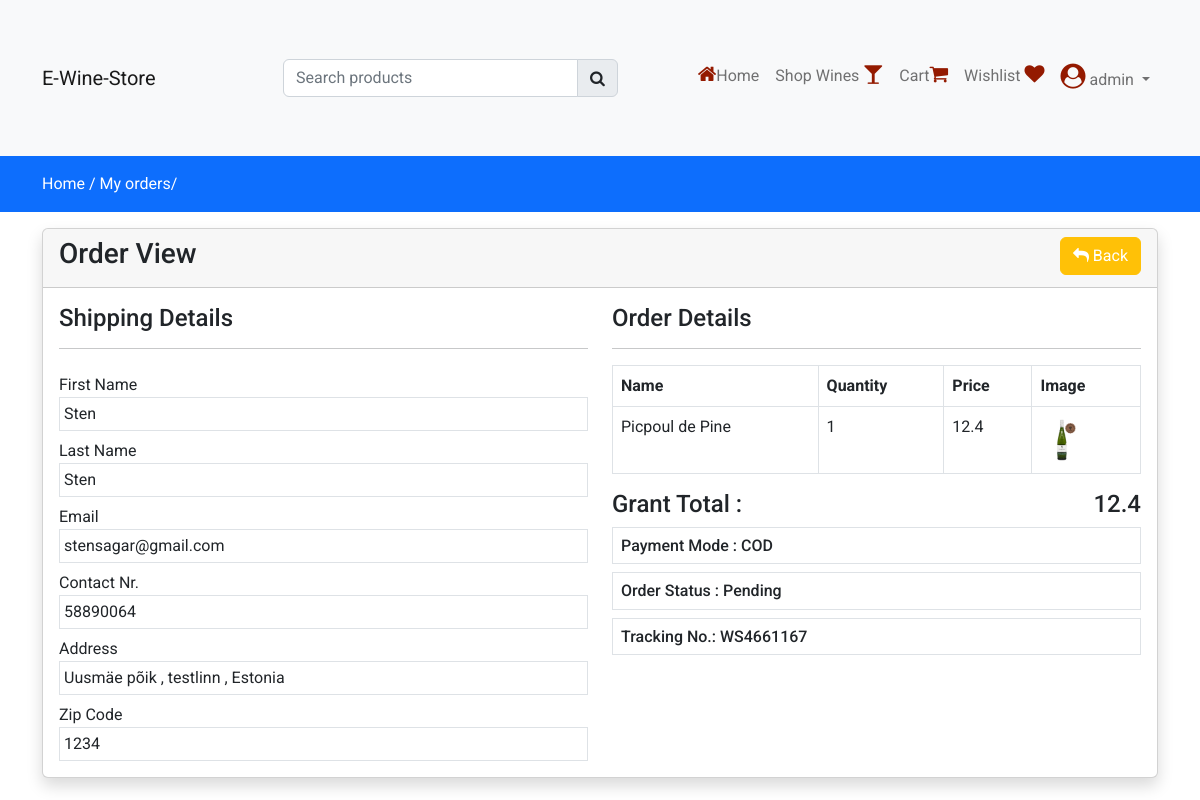
Screenshot of /view-order/WS4661167 (signed in) with the database file from the repository.
### store/models.py (models this page shows, shortened)
class Order(models.Model):
    user = models.ForeignKey(User, on_delete=models.CASCADE)
    fname = models.CharField(max_length=150, null=False)
    lname = models.CharField(max_length=150, null=False)
    email = models.CharField(max_length=150, null=False)
    phone = models.CharField(max_length=150, null=False)
    address = models.TextField(null=False)
    city = models.CharField(max_length=150, null=False)
    country = models.CharField(max_length=150, null=False)
    pincode = models.CharField(max_length=150, null=False)
    total_price = models.FloatField(null=False)
    payment_mode = models.CharField(max_length=150, null=False)
    payment_id = models.CharField(max_length=250, null=True)
    orderstatuses = (
        ('Pending', 'Pending'),
        ('Out for Shipping', 'Out for Shipping'),
        ('Completed', 'Completed'),
    )
    status = models.CharField(max_length=150, choices=orderstatuses, default='Pending')
    message = models.TextField(null=True)
    tracking_no = models.CharField(max_length=250, null=True)
    created_at = models.DateTimeField(auto_now_add=True)
    updated_at = models.DateTimeField(auto_now=True)

class OrderItem(models.Model):
    order = models.ForeignKey(Order, on_delete=models.CASCADE)
    product = models.ForeignKey(Product, on_delete=models.CASCADE)
    price = models.FloatField(null=False)
    quantity = models.IntegerField(null=False)

class Product(models.Model):
    category = models.ForeignKey(Category, on_delete=models.CASCADE)
    slug = models.CharField(max_length=150, null=False, blank=False)
    name = models.CharField(max_length=150, null=False, blank=False)
    product_image = models.ImageField(upload_to=get_file_path, null=True, blank=True)
    small_description = models.CharField(max_length=500, null=False, blank=False)
    quantity = models.IntegerField(null=False, blank=False)
    description = models.TextField(max_length=500, null=False, blank=False)
    original_price = models.FloatField(null=False, blank=False)
    selling_price = models.FloatField(null=False, blank=False)
    status = models.BooleanField(default=False, help_text="0=default, 1=Hidden")
    trending = models.BooleanField(default=False, help_text="0=default, 1=Trending")
    tag = models.CharField(max_length=150, null=False, blank=False)
    meta_title = models.CharField(max_length=150, null=False, blank=False)
    meta_keywords = models.CharField(max_length=150, null=False, blank=False)
    meta_description = models.CharField(max_length=500, null=False, blank=False)
    created_at = models.DateTimeField(auto_now=True)

### store/controller/order.py (the view)
# urls.py: path('view-order/<str:t_no>', order.vieworder, name="orderview"),
def vieworder(request, t_no):
    order = Order.objects.filter(tracking_no=t_no).filter(user=request.user).first()
    orderitems = OrderItem.objects.filter(order=order)
    context = {'order': order, 'orderitems': orderitems}
    return render(request, "store/orders/view.html", context)

### store/templates/store/orders/view.html
{% extends 'store/layouts/main.html' %}
{% block content %}
<div class="py-3 bg-primary" xmlns="http://www.w3.org/1999/html">
      <div class="container">
          <a class="text-white" href="{% url 'home' %}"> Home /</a>
          <a class="text-white" href="{% url 'myorders' %}"> My orders/</a>
      </div>
    </div>
    <div class="container my-3">
          <div class="row">
              <div class="col-md-12">
                <div class="card shadow ">
                      <div class="card-header ">
                        <h3 class="mb=0"> Order View
                            <a href="{% url 'myorders' %}" class="btn btn-warning float-end text-white"> <i class = "fa fa-reply"> </i> Back </a>
                        </h3>
                      </div>
                    <div class="card-body">
                        <div class="row">
                            <div class="col-md-6">
                              <h4>Shipping Details</h4>
                              <hr>
                              <label class="mt-2">First Name</label>
                              <div class="border p-1">{{ order.fname }}</div>
                              <label class="mt-2">Last Name</label>
                              <div class="border p-1">{{ order.lname }}</div>
                              <label class="mt-2">Email</label>
                              <div class="border p-1">{{ order.email }}</div>
                              <label class="mt-2">Contact Nr.</label>
                              <div class="border p-1">{{ order.phone }}</div>
                              <label class="mt-2">Address</label>
                              <div class="border p-1">
                                  {{ order.address }} ,
                                  {{ order.city }}
                                  {{ order.state }} ,
                                  {{ order.country }}
                              </div>
                              <label class="mt-2">Zip Code </label>
                              <div class="border p-1">{{ order.pincode }}</div>
                          </div>
                          <div class="col-md-6">
                              <h4>Order Details</h4>
                              <hr>
                              <table class="table table-bordered">
                      <thead>
                         <tr>
                            <th>Name</th>
                            <th>Quantity</th>
                            <th>Price</th>
                            <th>Image</th>
                         </tr>
                      </thead>
                      <tbody>
                         {% for item in orderitems  %}
                         <tr>
                              <td>{{ item.product.name }} </td>
                              <td>{{ item.quantity }} </td>
                              <td>{{ item.price }} </td>
                              <td>
                                  <img src="{{ item.product.product_image.url }}" heigt="50px" width="50px" alt="Product Image">
                              </td>
                         </tr>
                        {% endfor %}
                      </tbody>
                    </table>
                          <h4>Grant Total : <span class="float-end"> {{ order.total_price }} </span></h4>
                          <h6 class="border p-2"> Payment Mode : {{ order.payment_mode }}</h6>
                          <h6 class="border p-2"> Order Status : {{ order.status }}</h6>
                          <h6 class="border p-2"> Tracking No.: {{ order.tracking_no }}</h6>
                          </div>
                       </div>
                    </div>
                </div>
           </div>
        </div>
    </div>
{% endblock content %}

### store/templates/store/inc/navbar.html (shortened to what this page needs)
<nav class="navbar navbar-expand-lg bg-light">
  <div class="container">
    <a class="navbar-brand" href="/">E-Wine-Store</a>
      <div class="search-bar">
       <form action="{% url 'searchproduct' %}" method="POST">
           <div class="input-group ">
            <input type="search" required class="form-control" name="productsearch" id="searchproducts" placeholder="Search products" >
            <button type="submit" class="input-group-text" > <i class="fa fa-search" ></i> </button>
           </div>
        </form>
      </div>
    <div class="py-5 collapse navbar-collapse" id="navbarNav">
      <ul class="navbar-nav ms-auto">
        <li class="nav-item">
          <a class="nav-link {% if request.resolver_match.url_name == 'home' %}active{% endif %} " aria-current="page" href="{% url 'home' %}"><i class="fa fa-home" style="font-size:20px;color:#941A00"></i>Home</a>
        </li>
        <li class="nav-item">
          <a class="nav-link  {% if request.resolver_match.url_name == 'collections' %}active{% endif %} " href="{% url 'collections' %}">Shop Wines <i class="fa fa-glass" style="font-size:20px;color:#941A00"></i> </a>
        </li>
        {% if request.user.is_authenticated %}
          <li class="nav-item">
          <a class="nav-link  {% if request.resolver_match.url_name == 'cart' %}active{% endif %}  " aria-current="page" href="{% url 'cart' %}">Cart<i class="fa fa-shopping-cart" style="font-size:20px;color:#941A00"></i></a>
        </li>
          <li class="nav-item">
          <a class="nav-link  {% if request.resolver_match.url_name == 'wishlist' %}active{% endif %}  " aria-current="page" href="{% url 'wishlist' %}">Wishlist <i class="fa fa-heart" style="font-size:20px;color:#941A00"></i></a>
        </li>
        <li class="nav-item">
         <li class="nav-item dropdown">
          <a class="nav-link dropdown-toggle" href="#" role="button" data-bs-toggle="dropdown" aria-expanded="false">
           <i class="fa fa-user-circle" style="font-size:25px;color:#941A00"></i> {{ request.user }}
          </a>
        </li>
        {% endif %}
      </ul>
    </div>
  </div>
</nav>

### static/css/custom.css (style rules this page uses)
.search-bar { width: 30% !important; margin-left:10%; }

### store/templates/store/layouts/main.html (style rules this page uses)
* { font-family: 'Roboto', sans-serif; }
a { text-decoration: none; color: #000; }

### rows the page displays
Order: fname "Sten", lname "Sten", email "stensagar@gmail.com", phone "58890064", address "Uusmäe põik", city "testlinn", country "Estonia", pincode "1234", total_price "12.4", payment_mode "COD", status "Pending", tracking_no "WS4661167"
OrderItem: product.name "Picpoul de Pine", quantity "1", price "12.4", product.product_image (picture)

### other values shown
{{ request.user }} "admin"
